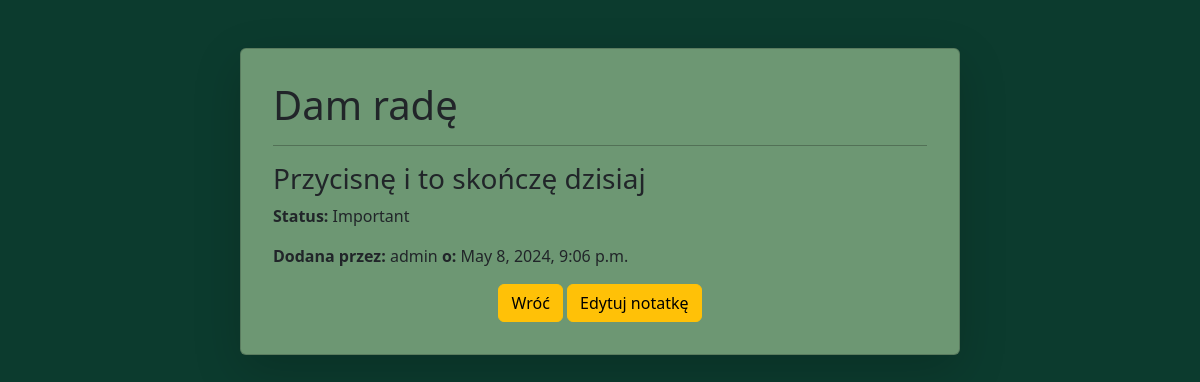
Screenshot of /detail_note/4/ with the database file from the repository.
### aplikacjaNotatnik/models.py (models this page shows, shortened)
class Note(models.Model):
    STATUS_CHOICES = (
        ('Important', 'Important'),
        ('Usually', 'Usually')
    )
    title = models.CharField(max_length=100)
    text = models.TextField()
    time = models.DateTimeField(auto_now_add=True)
    author = models.ForeignKey(User, on_delete=models.CASCADE)
    status = models.CharField(max_length=10, choices=STATUS_CHOICES, default='Usually')
    id = models.AutoField(primary_key=True)

### aplikacjaNotatnik/views.py (the view)
# urls.py: path("detail_note/<int:id>/", views.detail_note, name='detail_note'),
def detail_note(request, id):
    note = get_object_or_404(Note, pk=id)
    return render(request, "detail_note.html", {"note": note})

### aplikacjaNotatnik/templates/detail_note.html (shortened to what this page needs)
{% extends "base.html" %}
{% load static %}
{% block content %}
    <div class="container mt-5">
        <div class="row justify-content-center">
            <div class="col-md-8">
                <div class="card shadow-lg p-3 mb-5 rounded" style="background-color: #6D9773;">
                    <div class="card-body">
                        <h1 class="card-title">{{ note.title }}</h1>
                        <hr>
                        <h3 class="card-text">{{ note.text }}</h3>
                        <p class="card-text"><strong>Status:</strong> {{ note.status }}</p>
                        <p class="card-text"><strong>Dodana przez:</strong> {{ note.author }} <strong>o:</strong> {{ note.time }}</p>
                        <div class="info-center">
                            <a class="btn btn-warning" href="{% url 'notes_list' %}">Wróć</a>
                             <a class="btn btn-warning" href="{% url 'edit_note' note.id %}">Edytuj notatkę</a>
                        </div>
                    </div>
                </div>
            </div>
        </div>
    </div>
{% endblock %}

### aplikacjaNotatnik/static/css/notatnik.css (style rules this page uses)
body { background-color: #0C3B2E !important; }
.info-center, .info { text-align: center !important; }
hr { color: black !important; }

### rows the page displays
Note: title "Dam radę", text "Przycisnę i to skończę dzisiaj", status "Important", author "admin", time "May 8, 2024, 9:06 p.m."
